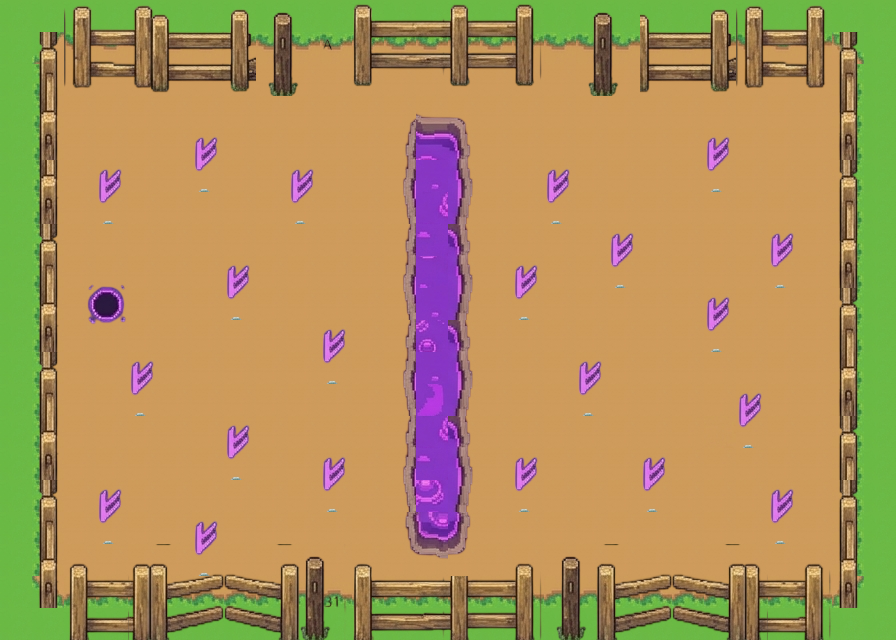

A 2D game scene composited from a Tiled map and its tileset images. What follows is a short description and the map's XML, with each tile layer's data collapsed to a summary:
An orthogonal 28x20 tile map with 32x32 px tiles, 7 tile layers (Tile Layer 1, Tile Layer 2, Tile Layer 3, Tile Layer 4, ...), 2 tilesets and 26 objects (entry).

<map version="1.10" tiledversion="1.12.1" orientation="orthogonal" renderorder="right-down" width="28" height="20" tilewidth="32" tileheight="32" infinite="0" nextlayerid="11" nextobjectid="29">
 <tileset firstgid="1" source="tileset3.tsx" />
 <tileset firstgid="1057" source="tileset1.tsx" />
 <layer id="1" name="Tile Layer 1" width="28" height="20">
  <data>[560 cells, 560 non-empty, 11 distinct tile ids]</data>
 </layer>
 <layer id="2" name="Tile Layer 2" width="28" height="20">
  <data>[560 cells, 113 non-empty, 42 distinct tile ids]</data>
 </layer>
 <objectgroup id="10" name="Covering_Tiles">
  <object id="6" gid="1236" x="324" y="404" width="32" height="32" />
  <object id="7" gid="1236" x="226.667" y="338.667" width="32" height="32" />
  <object id="8" gid="1236" x="289.333" y="246.667" width="32" height="32" />
  <object id="9" gid="1236" x="192" y="217.333" width="32" height="32" />
  <object id="10" gid="1236" x="130.667" y="441.333" width="32" height="32" />
  <object id="11" gid="1236" x="225.333" y="504" width="32" height="32" />
  <object id="12" gid="1236" x="322.667" y="533.333" width="32" height="32" />
  <object id="13" gid="1236" x="514.667" y="341.333" width="32" height="32" />
  <object id="14" gid="1236" x="609.333" y="308" width="32" height="32" />
  <object id="15" gid="1236" x="542.667" y="244" width="32" height="32" />
  <object id="16" gid="1236" x="697.333" y="214.667" width="32" height="32" />
  <object id="17" gid="1236" x="700" y="374.667" width="32" height="32" />
  <object id="18" gid="1236" x="574.667" y="436" width="32" height="32" />
  <object id="19" gid="1236" x="513.333" y="536" width="32" height="32" />
  <object id="20" gid="1236" x="638.667" y="534.667" width="32" height="32" />
  <object id="21" gid="1236" x="770.667" y="565.333" width="32" height="32" />
  <object id="22" gid="1236" x="769.333" y="310.667" width="32" height="32" />
  <object id="23" gid="1236" x="733.333" y="473.333" width="32" height="32" />
  <object id="24" gid="1236" x="96" y="565.333" width="32" height="32" />
  <object id="25" gid="1236" x="96" y="237.333" width="32" height="32" />
  <object id="28" gid="1236" x="186.667" y="576" width="32" height="32" />
 </objectgroup>
 <layer id="3" name="Tile Layer 3" width="28" height="20">
  <data>[560 cells, 36 non-empty, 9 distinct tile ids]</data>
 </layer>
 <layer id="4" name="Tile Layer 4" width="28" height="20">
  <data>[560 cells, 30 non-empty, 15 distinct tile ids]</data>
 </layer>
 <layer id="5" name="Tile Layer 5" width="28" height="20">
  <data>[560 cells, 90 non-empty, 43 distinct tile ids]</data>
 </layer>
 <layer id="6" name="Tile Layer 6" width="28" height="20">
  <data>[560 cells, 0 non-empty, 0 distinct tile ids]</data>
 </layer>
 <layer id="7" name="Portals" width="28" height="20">
  <data>[560 cells, 9 non-empty, 9 distinct tile ids]</data>
 </layer>
 <objectgroup id="8" name="Portal_Rects">
  <object id="1" name="entry" x="84.5238" y="283.714" width="40.4762" height="40.4762" />
 </objectgroup>
 <objectgroup id="9" name="Boundaries">
  <object id="2" x="72.619" y="50" width="748.81" height="36.9048" />
  <object id="3" x="838.095" y="36.9048" width="15.4762" height="567.857" />
  <object id="4" x="70.8331" y="568.452" width="748.81" height="36.9048" />
  <object id="5" x="41.0714" y="36.3096" width="15.4762" height="567.857" />
 </objectgroup>
</map>
